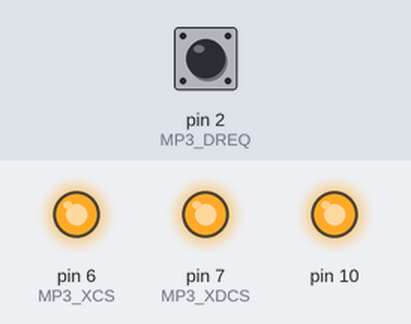
Recording of a sketch running on a simulated Arduino Uno, built with avr-gcc and run on an emulated ATmega328P. Shown: output pins drawn as LEDs (lit = HIGH). Inputs (shaded band) come from the test bench; at power-on: pin 2 (MP3_DREQ) HIGH. Random numbers use the default seed unless the sketch sets one; pins used as bus, display or sensor lines are not drawn.

Above: at 0.2 s.
Timing chart, 0 to 1.7 s (numbered marks = the images above):
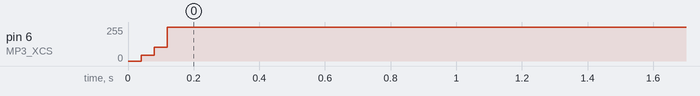

Measured:
- by itself, pin 6 (MP3_XCS): 45/255 → 255/255 at 0.08 s

The sketch:

DSP_Marimba_Delay.ino
```cpp
// VS1053b DSP code hack - Marimba with delay //

#include <SPI.h>

#define MP3_XCS   6
#define MP3_XDCS  7
#define MP3_DREQ  2
#define MP3_RST   8

//VS10xx SCI Registers
#define SCI_MODE        0x00
#define SCI_STATUS      0x01
#define SCI_BASS        0x02
#define SCI_CLOCKF      0x03
#define SCI_DECODE_TIME 0x04
#define SCI_AUDATA      0x05
#define SCI_WRAM        0x06
#define SCI_WRAMADDR    0x07
#define SCI_HDAT0       0x08
#define SCI_HDAT1       0x09
#define SCI_AIADDR      0x0A
#define SCI_VOL         0x0B
#define SCI_AICTRL0     0x0C
#define SCI_AICTRL1     0x0D
#define SCI_AICTRL2     0x0E
#define SCI_AICTRL3     0x0F

#define BPM   120


void setup() {

  pinMode(MP3_RST, OUTPUT);
  pinMode(MP3_DREQ, INPUT);
  pinMode(MP3_XCS, OUTPUT);
  pinMode(MP3_XDCS, OUTPUT);

  SPI.begin();

  SPI.setClockDivider(SPI_CLOCK_DIV16); // SPI speed 1MHz (16MHz / 16 = 1MHz)
  SPI.transfer(0xFF);

  digitalWrite(MP3_RST, HIGH);
  digitalWrite(MP3_XCS, HIGH);
  digitalWrite(MP3_XDCS, HIGH);

  load_code();

  WriteRegister(SCI_CLOCKF, 0x8BE8);    // set multiplier to 3.5x
  WriteRegister(SCI_VOL, 0x3F3F);       // left, right volume 0xFE-0x0
  WriteRegister(SCI_BASS, 0x0000);      // bass, treble control

  SPI.setClockDivider(SPI_CLOCK_DIV4);  // set SPI speed 4MHz (16MHz / 4 = 4MHz)

  WriteRegister(SCI_AUDATA, 0xAC44);    // set sample rate 44100 Hz
  WriteRegister(SCI_AIADDR, 0x50);      // plugin enable

  WriteRegister(SCI_AICTRL3, 32768);    // delay feedback 0-65535

}


void loop() {

  uint16_t exciter = random(1, 256);
  uint16_t tune = random(16, 511);
  uint16_t lowpass = random(4096, 32768);

  WriteRegister(SCI_AICTRL0, exciter);  // 1 = trigger on and exciter lenght 1-511
  WriteRegister(SCI_AICTRL1, tune);     // tune frequency 1-511
  WriteRegister(SCI_AICTRL2, lowpass);  // low pass filter 1-65535

  delay(1);

  WriteRegister(SCI_AICTRL0, 0); // 0 = trigger off

  int tempo = 60000 / BPM;
  delay((tempo / 1) - 1);

}

void WriteRegister(char address, int data){

  while(!digitalRead(MP3_DREQ));
  digitalWrite(MP3_XCS, LOW);
  SPI.transfer(0x02);
  SPI.transfer(address);
  SPI.transfer((data >> 8) & 0xFF);
  SPI.transfer(data & 0xFF);
  while(!digitalRead(MP3_DREQ));
  digitalWrite(MP3_XCS, HIGH);

}

int ReadRegister(char address){

  while(!digitalRead(MP3_DREQ));
  digitalWrite(MP3_XCS, LOW);
  SPI.transfer(0x03);
  SPI.transfer(address);
  char response1 = SPI.transfer(0xFF);
  while(!digitalRead(MP3_DREQ));
  char response2 = SPI.transfer(0xFF);
  while(!digitalRead(MP3_DREQ));
  digitalWrite(MP3_XCS, HIGH);
  int resultvalue = response1 << 8;
  resultvalue |= response2;
  return resultvalue;

}

#define PLUGIN_SIZE 1297

const static word plugin[PLUGIN_SIZE] PROGMEM = {

  0x0007,0x0001, /*copy 1*/
	0x8050,
	0x0006,0x04fa, /*copy 1274*/
	0x0030,0x0697,0x3700,0x0024,0x0000,0x0801,0xc010,0x0024,
	0x3f00,0x0024,0x2800,0x4900,0x0006,0x2016,0x3613,0x0024,
	0x3e12,0x0024,0x3e05,0xb814,0x3615,0x0024,0x3e00,0x7842,
	0x3e00,0xf844,0x3e01,0x7846,0x3e01,0xf850,0x0038,0x0007,
	0x0002,0x0010,0x3e04,0x938c,0x3000,0xc024,0x4730,0x0024,
	0xf400,0x4012,0x2915,0xb380,0x3420,0x0804,0x3613,0x12cc,
	0x4480,0x3840,0x3e10,0x4024,0x2915,0xb380,0x3e00,0x8024,
	0x3411,0x0024,0x3411,0x4024,0x2915,0x9900,0x3431,0x8024,
	0x418a,0x4004,0x428c,0x1bc2,0x36f0,0x4024,0x2915,0xa940,
	0x36f0,0x0024,0x2915,0x9f40,0x0000,0x0024,0x0008,0x0002,
	0x4732,0x0024,0xf100,0x4052,0x6392,0xa800,0x6126,0x2001,
	0x0000,0x0024,0x2800,0x2055,0x0000,0x0024,0xb882,0x0024,
	0x3800,0x4024,0x36f4,0x8024,0x36f1,0xd810,0x36f1,0x5806,
	0x36f0,0xd804,0x36f0,0x5802,0x3405,0x9014,0x36f3,0x0024,
	0x36f2,0x0024,0x2000,0x0000,0x0000,0x0024,0x3613,0x0024,
	0x3e12,0x0024,0x3e05,0xb814,0x3615,0x0024,0x3e00,0xf844,
	0x2900,0xa700,0x3e01,0x7806,0x4c86,0x0024,0x1fff,0xffc0,
	0x001f,0xffc1,0x2915,0x46c0,0xbdc2,0x0024,0x3493,0x184c,
	0x3e10,0x0024,0x3e10,0x4024,0x3e00,0x8024,0x3410,0x0024,
	0x3410,0x4024,0x3410,0x8024,0x3411,0x0024,0x3411,0x4024,
	0x2915,0xa580,0x3421,0x8024,0x418a,0x4004,0x428c,0x1bc2,
	0x36f0,0x4024,0x2915,0x9900,0x36f0,0x0024,0x0000,0x0806,
	0xb888,0x130c,0x2915,0xb780,0x0010,0x0005,0x3411,0x0024,
	0x3411,0x4024,0x2915,0xa940,0x3421,0x8024,0x36f1,0x5806,
	0x36f0,0xd804,0x3405,0x9014,0x36f3,0x0024,0x36f2,0x0024,
	0x2000,0x0000,0x0000,0x0024,0x3613,0x0024,0x3e12,0x0024,
	0x3e05,0xb814,0x3615,0x0024,0x3e00,0x3841,0x3e00,0xb850,
	0x0007,0x9250,0x3e14,0x7812,0xb880,0x930c,0x3800,0x0024,
	0x0030,0x00d0,0x3440,0x0024,0x2908,0x6400,0x3800,0x0024,
	0x003f,0xfcc1,0x0030,0x0050,0x3000,0x134c,0xb010,0x0024,
	0x38f0,0x0024,0x3430,0x8024,0x6284,0x0000,0x0010,0x0001,
	0x2800,0x4885,0x0000,0x0024,0x002f,0xffc1,0xb010,0x0024,
	0x3800,0x0024,0x000b,0x4000,0x0006,0xc490,0x2908,0x7f80,
	0x3009,0x2000,0x0015,0xbd51,0x0030,0x0ad0,0x3800,0x0024,
	0x0000,0x01c0,0x2915,0x8300,0x0006,0xc050,0x0000,0x0300,
	0xb882,0x0024,0x2914,0xbec0,0x0006,0x6410,0x0001,0x0000,
	0x0030,0x0350,0x6284,0x2080,0x0000,0x0100,0x2800,0x3a05,
	0x3800,0x0024,0xf202,0x0000,0xc010,0x0024,0x3800,0x0024,
	0x0030,0x0390,0x3000,0x0024,0x6080,0x0024,0x0006,0x6552,
	0x2800,0x3c55,0x1fe0,0x0040,0x003f,0xffc0,0x3800,0x0024,
	0x1fe0,0x0040,0x0006,0x6410,0x3870,0x138c,0x3a00,0x00cc,
	0x0000,0x00c0,0x0030,0x03d2,0x3200,0x4024,0xb100,0x0024,
	0x002e,0xe001,0x3800,0x0024,0x3420,0x0024,0x6012,0x0024,
	0x0017,0x7001,0x2800,0x4785,0x6012,0x0024,0x000b,0xb801,
	0x2800,0x4685,0x6010,0x0024,0x0000,0x01c0,0x2800,0x42d5,
	0x0030,0x1090,0x3800,0x0024,0x0000,0x0080,0x0030,0x0050,
	0x3000,0x4024,0xc100,0x0024,0x3800,0x0024,0x0000,0x0000,
	0x0006,0x9f90,0x3009,0x2000,0x0006,0x9f50,0xb880,0xa000,
	0x0006,0x9fd0,0x3009,0x2000,0x36f4,0x5812,0x36f0,0x9810,
	0x36f0,0x1801,0x3405,0x9014,0x36f3,0x0024,0x36f2,0x0024,
	0x2000,0x0000,0x0000,0x0024,0x0000,0x01c0,0x0030,0x1090,
	0x2800,0x42c0,0x3800,0x0024,0x0000,0x0140,0x0030,0x1090,
	0x2800,0x42c0,0x3800,0x0024,0x2800,0x3400,0xc010,0x0024,
	0x0000,0x1057,0x3613,0x0024,0x3e12,0x0024,0x3e05,0xb814,
	0x2912,0x1300,0x3685,0x0024,0x0007,0x9250,0xb880,0x0024,
	0x2912,0x1180,0x3800,0x0024,0x0000,0x0084,0x0018,0x0000,
	0x3613,0x0024,0x6890,0x3840,0x3e10,0x0024,0x002e,0xe000,
	0x2900,0x2d80,0x3e00,0x0024,0x36e3,0x0024,0x2908,0xbe80,
	0x002e,0xe005,0x0000,0x0241,0x0030,0x0690,0x3000,0x0024,
	0xc010,0x0024,0xb882,0x2000,0x0000,0x0000,0x0006,0xa050,
	0x3009,0x2000,0x0000,0x1000,0x0006,0xa010,0x3009,0x2000,
	0x0004,0x0000,0x2915,0x7ac0,0x0000,0x0010,0x2912,0x1300,
	0x0000,0x0024,0x0008,0x0000,0xb882,0x0024,0x2915,0x7ac0,
	0x0038,0x0010,0x0030,0x0310,0x6890,0x00c1,0x6106,0x0024,
	0x0000,0x0024,0x2800,0x6891,0x0000,0x0024,0x0010,0x0001,
	0xb880,0x184c,0x6894,0x3840,0xb182,0x3841,0xc894,0x3802,
	0x2915,0x8600,0xb886,0x0000,0x2915,0xb440,0x0000,0x0024,
	0x418a,0x4004,0x428c,0x1bc2,0x36f0,0x4024,0x2915,0xb780,
	0x36f0,0x0024,0x0003,0x8550,0xb886,0x2040,0x3810,0x4024,
	0x38e0,0x8024,0x0000,0x8000,0x6300,0x0024,0x0002,0x03c2,
	0x2800,0x5c18,0xb880,0x0024,0x4332,0x0024,0x4312,0x0024,
	0x4212,0x0024,0x6396,0x4050,0x2800,0x5940,0x3800,0x0024,
	0x0000,0x0003,0x0000,0x7fc0,0x0030,0x0310,0x3000,0x4024,
	0xb100,0x0024,0x630e,0x0024,0x0010,0x0001,0x2800,0x6281,
	0x6894,0x0024,0xb880,0x184c,0x6894,0x3840,0x3e10,0x4024,
	0x4112,0x3842,0xb884,0x3840,0x3e10,0x4024,0x2900,0x22c0,
	0x3e00,0x8024,0x4338,0x9a8c,0x434a,0x0024,0x0002,0x03c4,
	0x4458,0x0024,0x6396,0x4110,0x3810,0x0024,0x3810,0x4024,
	0x2800,0x5c40,0x38e0,0x8024,0x0000,0x0000,0x3023,0x184c,
	0x3e10,0x0024,0xb182,0x3841,0xc894,0x3802,0x2915,0x8600,
	0xb886,0x0000,0x2915,0xb440,0x0000,0x0024,0x418a,0x4004,
	0x428c,0x1bc2,0x36f0,0x4024,0x2915,0xb780,0x36f0,0x0024,
	0x0003,0x8490,0x3810,0x0024,0x0000,0x7fc0,0x3810,0x4024,
	0x38e0,0x8024,0x0030,0x0350,0x3000,0x4024,0x0002,0x0090,
	0xb100,0x0024,0x3830,0x0024,0x2912,0x0ec0,0x30d3,0x184c,
	0xf400,0x4001,0x0000,0x1000,0x6106,0x0024,0x0000,0x0024,
	0x2800,0x5349,0x0000,0x0024,0x3423,0x184c,0xf400,0x4512,
	0xf400,0x4510,0x2912,0x1f80,0x34e3,0x0024,0x0000,0x0003,
	0x0000,0x0800,0x630e,0x108c,0x0000,0x0024,0x2800,0x8cc1,
	0x3009,0x184c,0x0002,0x0190,0x34f3,0x1bcc,0xbc82,0x3003,
	0xb284,0x0044,0x3011,0x7004,0x2915,0xa580,0x30e1,0x8024,
	0x0002,0x0050,0x3000,0xc024,0x639e,0x0024,0x4338,0x2007,
	0x4348,0x0024,0x0002,0x03c3,0x4346,0x0024,0xf400,0x40d1,
	0x3910,0x0024,0x3910,0x4024,0x39e0,0x8024,0x0002,0x0091,
	0x3100,0xc024,0x673e,0x13c3,0x0000,0x0000,0x2800,0x7391,
	0x0003,0x83d3,0x3800,0x0024,0x0002,0x0311,0x0002,0x0050,
	0x3000,0x0024,0x4002,0x0024,0x4012,0x0024,0x0002,0x03c0,
	0x4010,0x0024,0xf400,0x4010,0x3010,0x0024,0x3010,0x4024,
	0x30e0,0x8024,0xb880,0x2440,0x3910,0x4024,0x0010,0x0001,
	0xb884,0x2782,0x3311,0x0024,0x3311,0x4024,0x2915,0x9900,
	0x33e1,0x8024,0x0002,0x0190,0x3810,0x184c,0x3810,0x504c,
	0x38e0,0x8024,0x3310,0x0024,0x3310,0x4024,0x33e0,0x8024,
	0x3e10,0x0024,0x3e10,0x4024,0x3e10,0x8024,0x3310,0x0024,
	0x3310,0x4024,0x33e0,0x8024,0x3c04,0x0024,0x0002,0x0250,
	0x3e10,0x0024,0x3e10,0x4024,0x3e00,0x8024,0x3010,0x0024,
	0x3010,0x4024,0x30e0,0x8024,0x3111,0x0024,0x3111,0x4024,
	0x31e1,0x8024,0x2915,0xa940,0x34f4,0x0024,0x418a,0x4004,
	0x428c,0x1bc2,0x36f0,0x504c,0x2915,0xa580,0x36f0,0x0024,
	0x3c04,0x0024,0x0003,0x8490,0x3011,0x0024,0x3011,0x4024,
	0x30e1,0x8024,0x2915,0x9900,0x34f4,0x0024,0x418a,0x4004,
	0x428c,0x1bc2,0x36f0,0x4024,0x2915,0xa580,0x36f0,0x0024,
	0x3b10,0x184c,0x3b10,0x4024,0x3be0,0x8024,0x0002,0x0253,
	0x3110,0x0024,0x3110,0x4024,0x31e0,0x8024,0x3110,0x0024,
	0x3110,0x4024,0x31e0,0x8024,0x3b10,0x0024,0x3b10,0x4024,
	0x3be0,0x8024,0x3110,0x0024,0x3110,0x4024,0x31e0,0x8024,
	0x0003,0x8551,0x3110,0x0024,0x3110,0x4024,0x31e0,0x8024,
	0xb880,0x3840,0x3e10,0x4024,0x0010,0x0001,0x3e00,0x8024,
	0x0000,0x0402,0x3011,0x0024,0x3011,0x4024,0x2915,0x9900,
	0x30e1,0x8024,0x2915,0x9f40,0x0000,0x0024,0x3613,0x0024,
	0x2900,0x15c0,0x3e00,0x0024,0x6396,0x9b0c,0x6802,0x4490,
	0x3a20,0x004c,0x2800,0x6c00,0x3800,0x4024,0x3e10,0x0024,
	0x290c,0x7300,0x3e15,0x138c,0x2800,0x5340,0x36e3,0x0024,
	0x3e12,0xb817,0x3e12,0x7808,0x3e11,0xb811,0x3e15,0x7810,
	0x3e18,0xb823,0x3e18,0x3821,0x3e10,0x3801,0x48b2,0x0024,
	0x3e10,0x3801,0x3e11,0x3802,0x3009,0x3814,0x0030,0x0717,
	0x3f05,0xc024,0x0030,0x0351,0x3100,0x0024,0x4080,0x0024,
	0x0030,0x10d1,0x2800,0x9905,0x0001,0x800a,0x0006,0x6514,
	0x3111,0x8024,0x6894,0x13c1,0x6618,0x0024,0xfe44,0x1000,
	0x4cb2,0x0406,0x3c10,0x0024,0x3c50,0x4024,0x34f0,0x4024,
	0x661c,0x1040,0xfe64,0x0024,0x4cb2,0x0024,0x3cf0,0x4024,
	0xbc82,0x3080,0x0030,0x0351,0x3100,0x8024,0xfea8,0x0024,
	0x5ca2,0x0024,0x0000,0x0182,0xac22,0x0024,0xf7c8,0x0024,
	0x48b2,0x0024,0xac22,0x0024,0x2800,0x9c80,0xf7cc,0x1002,
	0x0030,0x0394,0x3400,0x4024,0x3100,0x184c,0x0006,0xc051,
	0x291e,0x8080,0x0006,0x6410,0x4088,0x1001,0x0030,0x1111,
	0x3100,0x184c,0x0006,0xc051,0x291e,0x8080,0x0006,0x6550,
	0x0006,0x6694,0x408c,0x1002,0xf224,0x0024,0x0006,0xa017,
	0x2800,0xa095,0x0000,0x0024,0x2800,0xa181,0x0006,0x6410,
	0x3050,0x0024,0x3000,0x4024,0x6014,0x0024,0x0000,0x0024,
	0x2800,0x9fd9,0x0000,0x0024,0xf400,0x4040,0x38b0,0x0024,
	0x2800,0xa180,0x3800,0x0024,0x2800,0xa141,0x0000,0x0024,
	0xf400,0x4106,0xf400,0x4184,0x0030,0x06d5,0x3d05,0x5bd4,
	0xf400,0x4115,0x36f1,0x1802,0x36f0,0x1801,0x2210,0x0000,
	0x36f0,0x1801,0x36f8,0x1821,0x36f8,0x9823,0x0006,0x9f57,
	0x0020,0xffd0,0x3009,0x1c11,0x3985,0x4024,0x3981,0x8024,
	0x3009,0x3c11,0x36f5,0x5810,0x36f1,0x9811,0x36f2,0x5808,
	0x3602,0x8024,0x0030,0x0717,0x2100,0x0000,0x3f05,0xdbd7,
	0x3613,0x0024,0x3e10,0xb803,0x3e12,0xb810,0x0000,0x800a,
	0x0002,0x0110,0x3010,0x3844,0x0001,0x6c04,0xffc0,0x03c1,
	0x48b6,0x3806,0x4886,0x40c2,0xffc2,0xb845,0x0010,0x69c4,
	0x5986,0x3807,0x53c6,0x0024,0x4dd6,0x0024,0x48b2,0x40c2,
	0x4cc2,0x4843,0x4cde,0x0024,0x003c,0xc745,0xffde,0x0024,
	0x48b6,0x0024,0xffdc,0x0024,0x42b2,0x0042,0x46c2,0x03c3,
	0x6dc2,0x0024,0xfe98,0x0024,0x48b6,0x0024,0x0002,0xc501,
	0xfef2,0x0024,0x7886,0x0024,0x42ba,0x0024,0xfee2,0x0024,
	0x6eba,0x0024,0x458a,0x0024,0x4e8a,0x0024,0x001f,0xffc1,
	0x2800,0xb0d9,0x4890,0x1bc7,0x4eca,0x0024,0xbec3,0x6665,
	0x3810,0x1bcc,0x3800,0x5bc4,0x36f2,0x9810,0x2000,0x0000,
	0x36f0,0x9803,0x0002,0x0117,0x3f10,0x0024,0x2000,0x0000,
	0x3f00,0x4024,
	0x0007,0x0001, /*copy 1*/
	0x0800,
	0x0006,0x0006, /*copy 6*/
	0x0000,0x0000,0x0200,0x0000,0xbce3,0x16a5,
	0x0007,0x0001, /*copy 1*/
	0x8023,
	0x0006,0x0002, /*copy 2*/
	0x2a00,0x8e0e,

};

void load_code(void){

  int i = 0;
  while (i< PLUGIN_SIZE) {
    word addr, n, val;
    addr = pgm_read_word (&(plugin[i++]));
    n = pgm_read_word (&(plugin[i++]));
    if (n & 0x8000U) {
      n &= 0x7FFF;
      val = pgm_read_word (&(plugin[i++]));
      while (n--) {
        WriteRegister(addr , val);
      }
    }
    else {
      while (n--) {
        val = pgm_read_word (&(plugin[i++]));
        WriteRegister(addr , val);
      }
    }
  }
  return;

}
```
